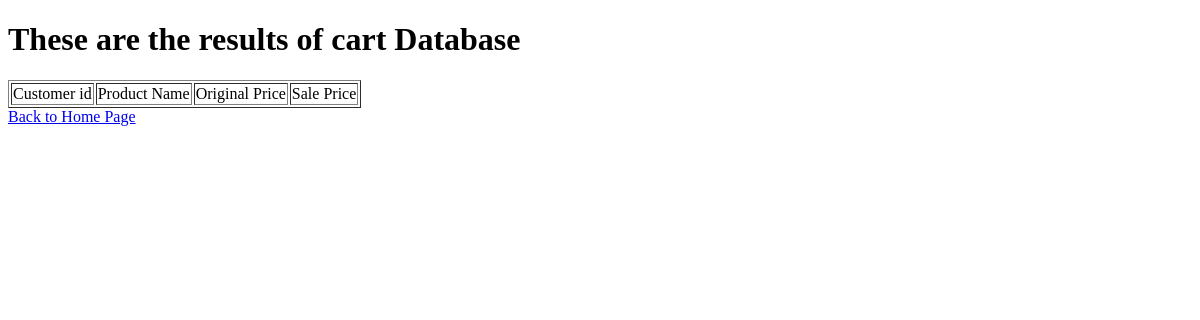
The app's page /cart_db, older data.
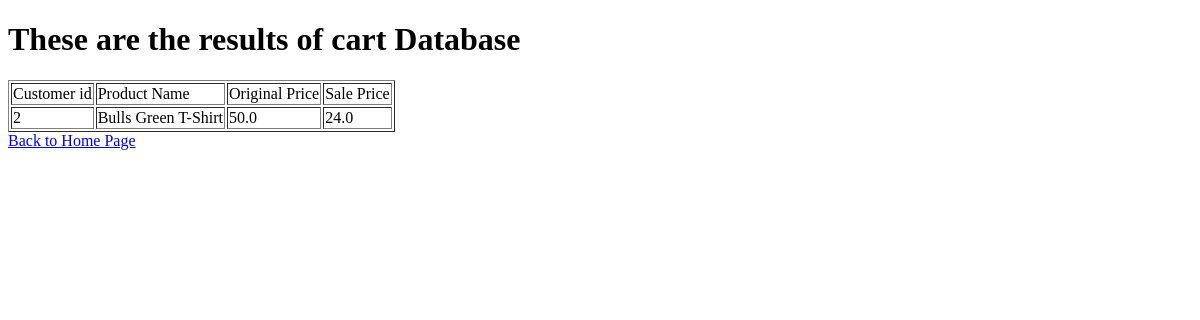
The same page, newer data.
### tables this page shows
CREATE TABLE Cart (id INTEGER PRIMARY KEY, customer_id INTEGER, productName TEXT, originalPrice REAL, productPrice REAL, productImage TEXT, FOREIGN KEY(customer_id) REFERENCES Customer(id));

### app.py (the view)
@app.route('/cart_db')
def cart_db():
    sqlite_connection=sqlite3.connect('shopping.db')
    sqlite_connection.row_factory = sqlite3.Row
    sqlite_cursor = sqlite_connection.cursor()
    sqlite_cursor.execute('Select * from Cart')
    rows = sqlite_cursor.fetchall()
    return render_template('cart_db.html', rows = rows)

### templates/cart_db.html (shortened to what this page needs)
<!DOCTYPE html>
<html lang="en">
<head>
</head>
<body>
    <h1>These are the results of cart Database</h1>
    <table border = 1>
        <thead>
            <td>Customer id</td>
            <td>Product Name</td>
            <td>Original Price</td>
            <td>Sale Price</td>
        </thead>
        {% for row in rows %}
        <tr>
            <td>{{ row["customer_id"] }}</td>
            <td>{{ row["productName"] }}</td>
            <td>{{ row["originalPrice"] }}</td>
            <td>{{ row["productPrice"] }}</td>
        </tr>
        {% endfor %}
    </table>
    <a href = "/">Back to Home Page</a>
</body>
</html>

Row changes from the older to the newer data that the page shows:
added Cart: customer_id "2", productName "Bulls Green T-Shirt", originalPrice "50.0", productPrice "24.0"
